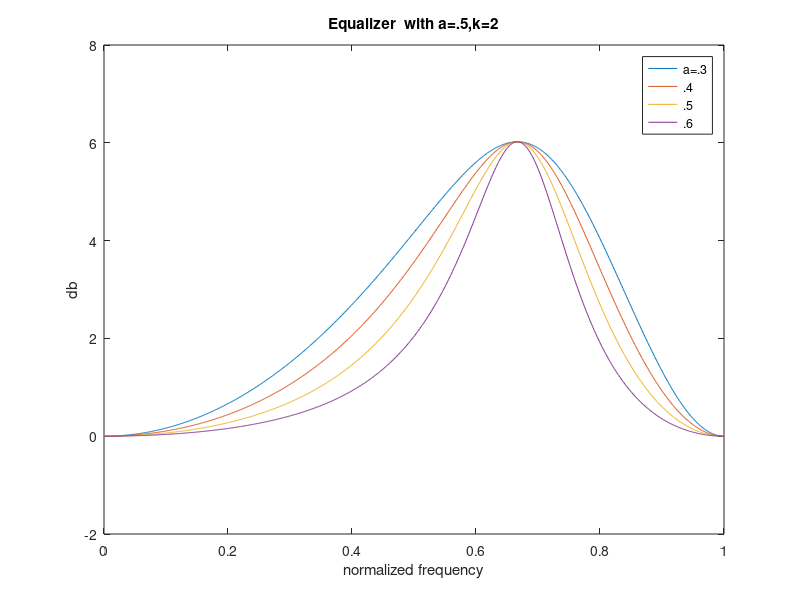

Recreate this plot in MATLAB.
% THIS PROGRAM ALLOWS YOU TO LOOK AT DIFFERENT VERSIONS OF THE EQUALIZER
% BY VARYING THE INPUT PARAMETERS K,a, and b
clear all
close all

K=[2 2 2 2] %ADJUSTS BAND PASS GAIN
a=[.3 .4 .5 .6]%ADJUSTS WIDTH 
b=[.5 .5 .5 .5]%ADJUSTS LOCATION OF BANDPASS CENTER

% CALCULATE FILTER COEFFICIENTS (IN Z DOMAIN)
for n=1:4
    B(n,:)=[K(n)+a(n)-K(n)*a(n)+1 2*b(n)+2*a(n)*b(n) a(n)-K(n)+a(n)*K(n)+1]
    A(n,:)=[2 2*b(n)+2*a(n)*b(n) 2*a(n)]
end

% OBTAIN FILTER RESPONSE IN FREQUENCY DOMAIN
[H1,w]=freqz(B(1,:),A(1,:),1000);
[H2,w]=freqz(B(2,:),A(2,:),1000);
[H3,w]=freqz(B(3,:),A(3,:),1000);
[H4,w]=freqz(B(4,:),A(4,:),1000);

% PLOT GAIN IN FREQUENCY DOMAIN (NORMALIZED FREQUENCY)
c1=10*log10(abs(H1).^2);
c2=10*log10(abs(H2).^2);
c3=10*log10(abs(H3).^2);
c4=10*log10(abs(H4).^2);
figure(10);
a=0:1/1000:(1-1/1000);
plot(a,c1,a,c2,a,c3,a,c4)
legend('a=.3','.4','.5','.6');
title('Equalizer  with a=.5,k=2');
xlabel('normalized frequency');
ylabel('db');
drawnow;